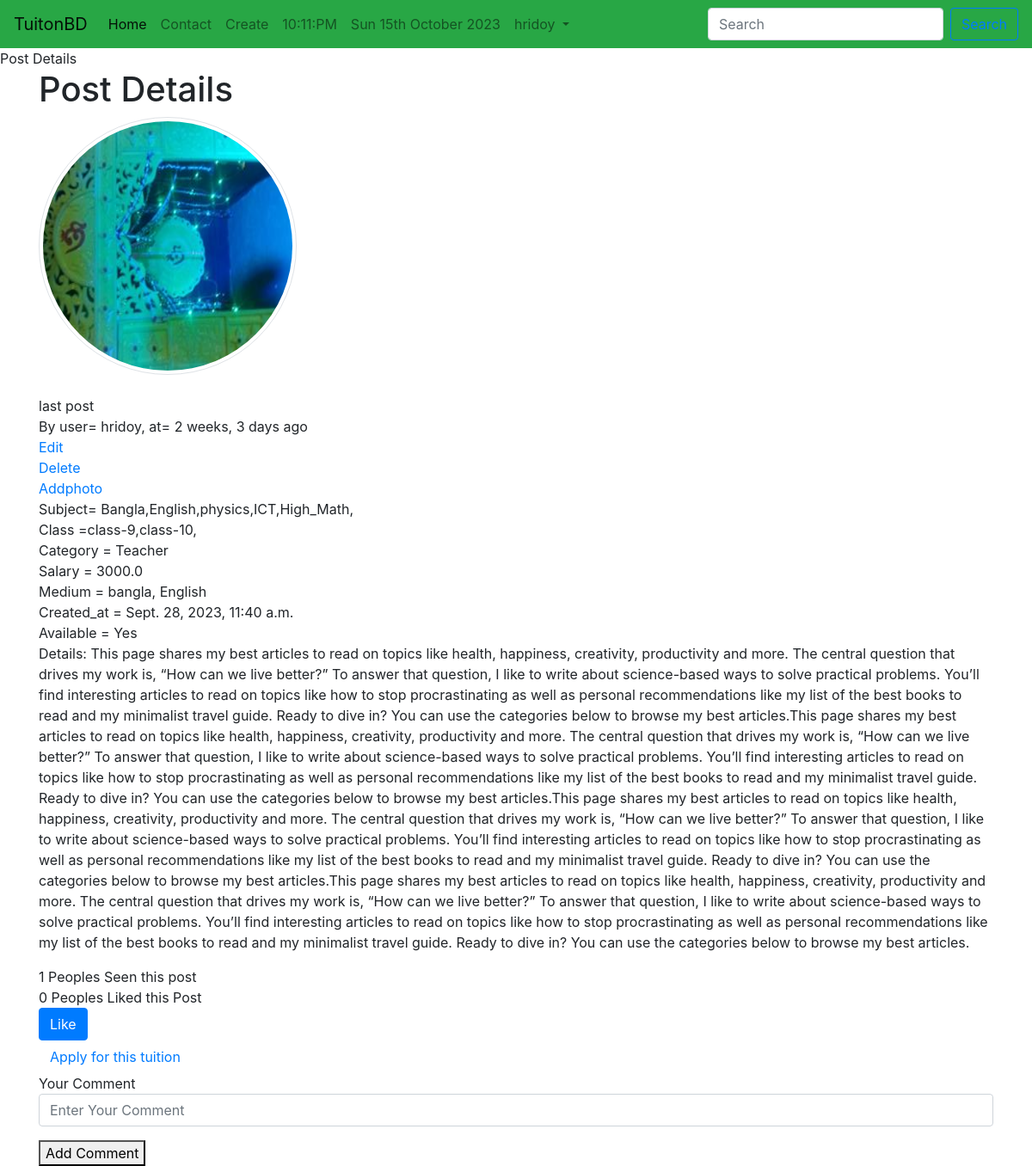
The app's page /tuition_App/postdetail/35/ (signed in), older data.
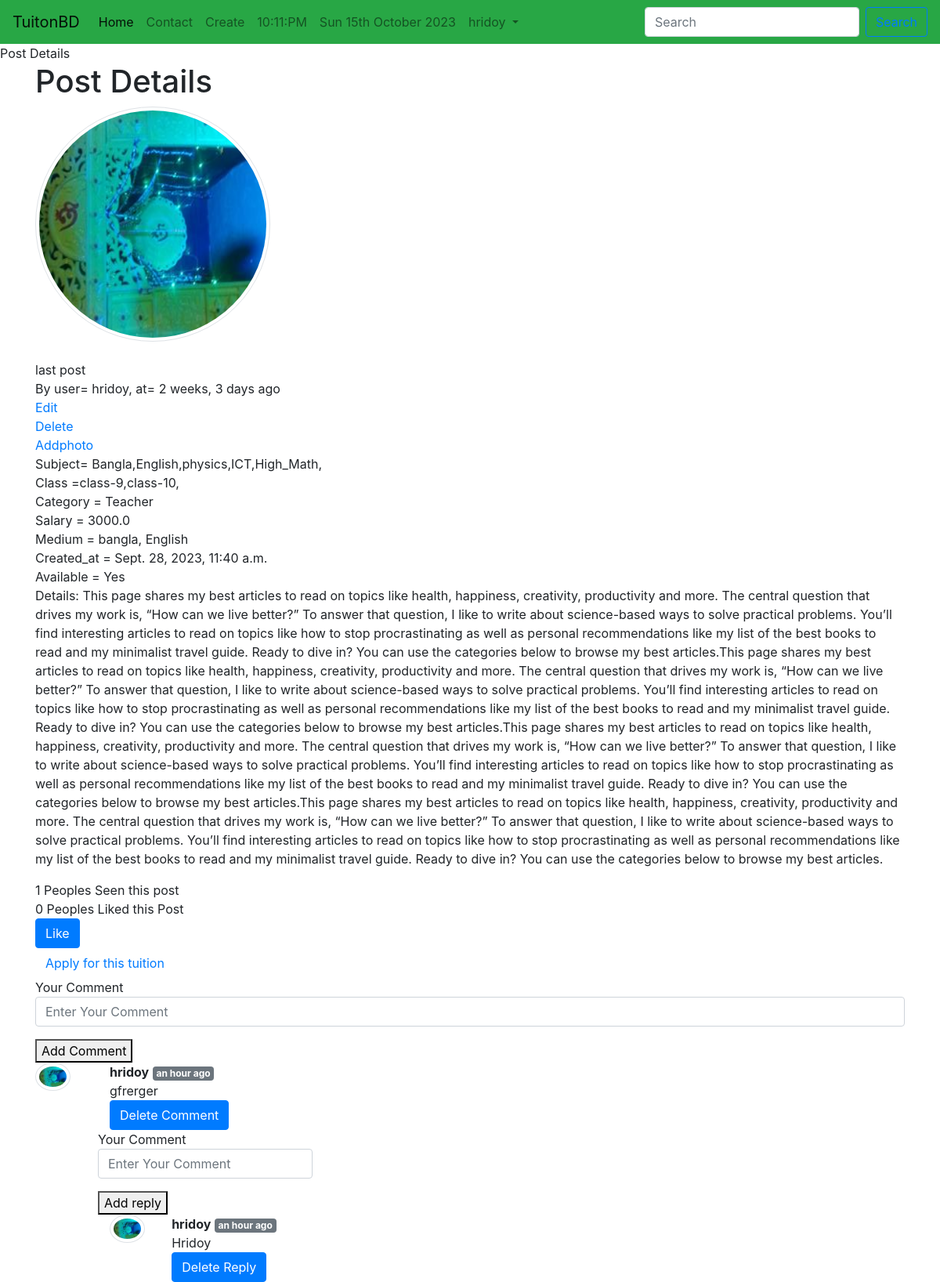
The same page, newer data.
### tuition_App/models.py (models this page shows, shortened)
class Post(models.Model):
    CATEGORY = (
        ("Teacher", "Teacher"),
        ("Student", "Student"),
    )
    MEDIUM = (
        ("bangla", "bangla"),
        ("English", "English"),
        ("Urdu", "Urdu"),
        ("Hindi", "Hindi"),
        ("Arabic", "Arabic"),
    )
    user = models.ForeignKey(User, on_delete=models.CASCADE, blank=True, null=True)
    id = models.AutoField(primary_key=True)
    title = models.CharField(max_length=101)
    slug = models.CharField(max_length=100, default=title)
    email = models.EmailField()
    salary = models.FloatField()
    details = models.TextField()
    available = models.BooleanField()
    category = models.CharField(max_length=100, choices=CATEGORY)
    created_at = models.DateTimeField(default=now)
    image = models.ImageField(default="default.jpg", upload_to="tuition/images")
    medium = MultiSelectField(
        max_length=100, max_choices=5, choices=MEDIUM, default="bangla"
    )
    subject = models.ManyToManyField(Subject, related_name="subject_set")
    class_in = models.ManyToManyField(Class_in, related_name="class_set")
    district = models.CharField(max_length=100, null=True, blank=True)
    likes = models.ManyToManyField(User, related_name="post_likes")
    views = models.ManyToManyField(User, related_name="post_views")
    def total_likes(self):
        return self.likes.count()
    def total_views(self):
        return self.views.count()
    def get_subject_list(self):
        sub = self.subject.all()
        subjects = ""
        for s in sub:
            subjects = subjects + str(s.name) + ","
        return subjects
    def get_class_list(self):
        sub = self.class_in.all()
        subjects = ""
        for s in sub:
            subjects = subjects + str(s.name) + ","
        return subjects
    def ProperCase(self):
        return self.title.title()
    def uppercase(self):
        return self.title.upper()
    def lowercase(self):
        return self.title.lower()
    objects = models.Manager()
    items = PostManager()

class Subject(models.Model):
    name = models.CharField(max_length=100)

class Class_in(models.Model):
    name = models.CharField(max_length=100)

class Comment(models.Model):
    user = models.ForeignKey(User, on_delete=models.CASCADE)
    post = models.ForeignKey(Post, on_delete=models.CASCADE)
    text = models.TextField()
    parent = models.ForeignKey("self", on_delete=models.CASCADE, null=True)
    created_at = models.DateTimeField(default=now)

### session/models.py (models this page shows, shortened)
class UserProfile(models.Model):
    GENRE_CHOICES = (
        ("Male", "MALE"),
        ("Female", "FEMALE"),
    )
    CATEGORY = (
        ("Student", "Student"),
        ("Teacher", "Teacher"),
    )
    BLOOD_GROUP = (
        ("A+", "A+"),
        ("A-", "A-"),
        ("AB+", "AB+"),
        ("AB-", "AB-"),
        ("B+", "B+"),
        ("B-", "B-"),
        ("O+", "O+"),
        ("O-", "O-"),
    )
    user = models.OneToOneField(User, on_delete=models.CASCADE)
    birth_date = models.DateField()
    blood_group = models.CharField(max_length=3, choices=BLOOD_GROUP)
    gender = models.CharField(max_length=50, choices=GENRE_CHOICES)
    address = models.CharField(max_length=150)
    phone = models.CharField(max_length=13)
    nationality = models.CharField(max_length=30)
    religion = models.CharField(max_length=50)
    biodata = models.TextField()
    profession = models.CharField(max_length=50, choices=CATEGORY, null=True)
    image = models.ImageField(default="default.jpg", upload_to="session/images")

### tuition_App/views.py (the view)
# urls.py: path("postdetail/<int:pk>/", PostDetailView.as_view(), name="postdetail"),
class PostDetailView(DetailView):
    model = Post
    template_name = "tuition/postdetail.html"
    def get_context_data(self, *args, **kwargs):
        self.object.views.add(self.request.user)
        liked = False
        if self.object.likes.filter(id=self.request.user.id).exists():
            liked = True
        context = super().get_context_data(*args, **kwargs)
        post = context.get("object")
        comments = Comment.objects.filter(post=post.id, parent=None)
        replies = Comment.objects.filter(post=post.id).exclude(parent=None)
        DictofReply = {}
        for reply in replies:
            if reply.parent.id not in DictofReply.keys():
                DictofReply[reply.parent.id] = [reply]
            else:
                DictofReply[reply.parent.id].append(reply)
        context["post"] = context.get("object")
        context["liked"] = liked
        context["comments"] = comments
        context["DictofReply"] = DictofReply
        return context

### tuition_App/templatetags/tag.py (called while the page is built)
@register.filter(name="get_reply")
def get_reply(dict, key):
    return dict.get(key)

### templates/tuition/postdetail.html (shortened to what this page needs)
{% extends 'basic.html' %}
{% block body %}
{% block title %} Post Details
{% endblock title %}
{% load humanize %}
{% load tag %}
<div class="container">
    <h1>Post Details</h1>
    <div class="row">
        <div class="col-md-6">
            <img src="{{object.image.url}}" alt="" style="width: 300px; height: 300px"
                class="rounded-circle img-thumbnail">
        </div>
    </div>
    <br>
    {{object.lowercase}} <br>
    By user= {{user.username}}, at= {{object.created_at| naturaltime}}
    <br>
    {% if request.user == object.user %}
    <a href="/tuition_App/edit/{{object.id}}">Edit</a> <br>
    <a href="/tuition_App/delete/{{object.id}}">Delete</a> <br>
    <a href="/tuition_App/addphoto/{{object.id}}/"> Addphoto</a> <br />
    {% endif %}
    Subject= {{object.get_subject_list}} <br />
    Class ={{object.get_class_list}}<br>
    Category = {{object.category}}<br>
    Salary = {{object.salary}}<br>
    Medium = {{object.medium}}<br>
    Created_at = {{object.created_at}}<br>
    Available = {% if object.available %} Yes {% else %} No {% endif %}<br>
    <p>Details: {{object.details}}</p>
    <div>
        {{object.total_views}} Peoples Seen this post <br>
        {{object.total_likes}} Peoples Liked this Post
    </div>
    <div>
        <form action="/tuition_App/likepost/{{object.id}}/" method="post">
            {% if liked %}
            <button type="submit" class="btn btn-warning">Unlike</button>
            {% else %}
            <button type="submit" class="btn btn-primary">Like</button>
            {% endif %}
        </form>
    </div>
    <div>
        <Button class="btn "> <a href="/tuition_App/apply/{{object.id}}/"> Apply for this tuition</a></Button>
    </div>
    <div>
        <form action="/tuition_App/addcomment/" method="post">
            <div class="form-group">
                <lebel> Your Comment</lebel>
                <input type="text" name="comment" placeholder="Enter Your Comment" class="form-control">
            </div>
            <button type="submit"> Add Comment</button>
        </form>
    </div>
    <div>
        {% for comment in comments %}
        <div class="row">
            <div class="col-md-1">
                <img src="{{comment.user.userprofile.image.url}}" class=" rounded-circle img-thumbnail"
                    style="width:45px;" alt="">
            </div>
            <div class="col-md-10">
                <b>{{comment.user.username}}</b> <span class="badge badge-secondary">
                    {{comment.created_at|naturaltime}}</span>
                <div>{{comment.text}}</div>
                <div>
                    <button type="button" class="btn btn-primary" data-toggle="modal" data-target="#exampleModal">
                        Delete Comment
                    </button>
                </div>
                <div class="row">
                    <form action="/tuition_App/addcomment/" method="post">
                        <div class="form-group">
                            <lebel> Your Comment</lebel>
                            <input type="text" name="comment" placeholder="Enter Your Comment" class="form-control">
                        </div>
                        <button type="submit"> Add reply</button>
                    </form>
                </div>
                <div>
                    {% for reply in DictofReply|get_reply:comment.id %}
                    <div class="row">
                        <div class="col-md-1">
                            <img src="{{reply.user.userprofile.image.url}}" class=" rounded-circle img-thumbnail"
                                style="width:45px;" alt="">
                        </div>
                        <div class="col-md-11">
                            <b>{{reply.user.username}}</b> <span class="badge badge-secondary">
                                {{reply.created_at|naturaltime}}</span>
                            <div>{{reply.text}}</div>
                            <div>
                                <button type="button" class="btn btn-primary" data-toggle="modal"
                                    data-target="#exampleModal{{reply.id}}">
                                    Delete Reply
                                </button>
                            </div>
                        </div>
                    </div>
                    {% endfor %}
                </div>
            </div>
        </div>
        {% endfor %}
    </div>
</div>
{% endblock body %}

### templates/basic.html (shortened to what this page needs)
<!doctype html>
<html lang="en">
<head>
    <link rel="stylesheet" href="https://cdn.jsdelivr.net/npm/bootstrap@4.5.3/dist/css/bootstrap.min.css"
>
    {% load static %}
    {% load notifications_tags %}
</head>
<body>
    <nav class="navbar navbar-expand-lg navbar-light bg-success">
        <a class="navbar-brand" href="/">TuitonBD </a>
        <div class="collapse navbar-collapse" id="navbarSupportedContent">
            <ul class="navbar-nav mr-auto">
                <li class="nav-item active">
                    <a class="nav-link" href="{% url 'homeview' %}">Home <span class="sr-only">(current)</span></a>
                </li>
                <li class="nav-item">
                    <a class="nav-link" href="/tuition_App/contact/">Contact</a>
                </li>
                <li class="nav-item">
                    <a class="nav-link" href="/tuition_App/create/">Create</a>
                </li>
                    {% notifications_unread as unread_count %}
                <li class="nav-item">
                    <a class="nav-link" href="">{% now 'h:i:A' %}</a>
                </li>
                <li class="nav-item">
                    <a class="nav-link" href="">{% now "D jS F Y" %}</a>
                </li>
                {% if user.is_authenticated %}
                <li class="nav-item dropdown">
                    <a class="nav-link dropdown-toggle" href="#" id="navbarDropdown" role="button"
                        data-toggle="dropdown" aria-haspopup="true" aria-expanded="false">
                        {{user.username}}
                    </a>
                </li>
                {% endif %}
            </ul>
            <form method="post" action="/tuition_App/search/" class="form-inline my-2 my-lg-0">
                <input class="form-control mr-sm-2" type="search" placeholder="Search" name="search"
                    aria-label="Search" />
                <button class="btn btn-outline-primary my-2 my-sm-0" type="submit">
                </button>
            </form>
        </div>
    </nav>
    {% block body %}
    {% endblock body %}
</body>
</html>

Row changes from the older to the newer data that the page shows:
added Comment: user.userprofile.image (picture), user.username "hridoy", created_at "an hour ago", text "gfrerger", shown under "Post Details"
added Comment: user.userprofile.image (picture), user.username "hridoy", created_at "an hour ago", text "Hridoy"
